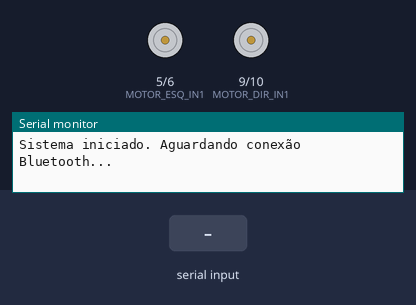
Bench run of a sketch on a simulated Arduino Uno, built with avr-gcc and run on an emulated ATmega328P. Shown: motor-driver pin pairs drawn as motors (green arrow = first pin HIGH = forward, orange = second pin HIGH = backward, longer = more drive), the last lines printed to the serial monitor. Inputs (shaded band) come from the test bench.

Above: at 1.2 s.
1.3 s: "F\n" received over the second serial link
At 2.2 s:
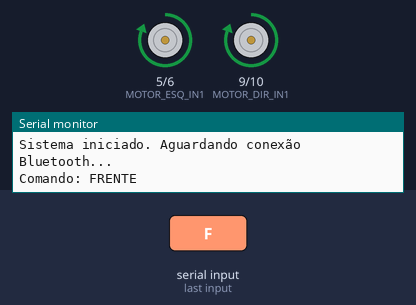
2.8 s: "T\n" received over the second serial link
At 3.3 s:
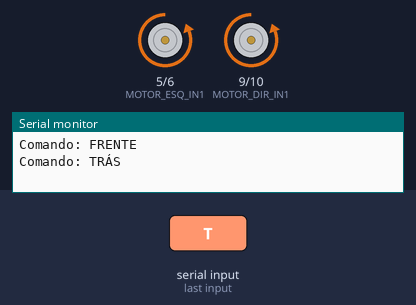
4.3 s: "E\n" received over the second serial link
At 5.5 s:
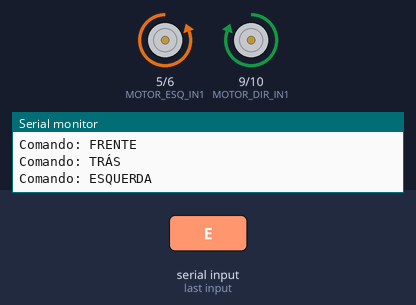
5.8 s: "D\n" received over the second serial link
At 6.8 s:
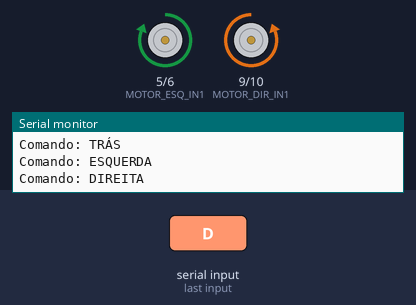
Timing chart, 0 to 8.3 s (numbered marks = the images above; inputs shaded):
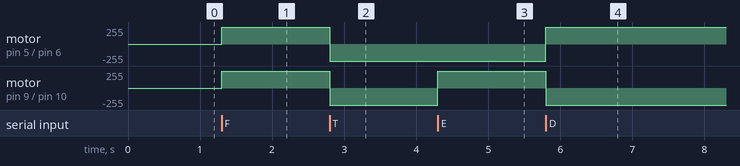

Measured:
- after the input at 1.3 s, motor on pin 5 (MOTOR_ESQ_IN1) / pin 6 (MOTOR_ESQ_IN2), motor on pin 9 (MOTOR_DIR_IN1) / pin 10 (MOTOR_DIR_IN2): stopped → forward 255/255 at once
- after the input at 2.8 s, motor on pin 5 (MOTOR_ESQ_IN1) / pin 6 (MOTOR_ESQ_IN2), motor on pin 9 (MOTOR_DIR_IN1) / pin 10 (MOTOR_DIR_IN2): forward 255/255 → backward 255/255 at once
- after the input at 4.3 s, motor on pin 9 (MOTOR_DIR_IN1) / pin 10 (MOTOR_DIR_IN2): backward 255/255 → forward 255/255 at once
- after the input at 5.8 s, motor on pin 5 (MOTOR_ESQ_IN1) / pin 6 (MOTOR_ESQ_IN2): backward 255/255 → forward 255/255 at once; motor on pin 9 (MOTOR_DIR_IN1) / pin 10 (MOTOR_DIR_IN2): forward 255/255 → backward 255/255 at once

The sketch:

bluetooth_hc05_arduino.ino
```cpp
#include <SoftwareSerial.h>

// Configuração dos pinos de comunicação
// Pino 2 do Arduino = RX (recebe do TX do módulo)
// Pino 3 do Arduino = TX (envia para RX do módulo via divisor)
SoftwareSerial bluetooth(2, 3);

// Pinos de controle do driver de motor (exemplo: L298N)
const int MOTOR_ESQ_IN1 = 5;
const int MOTOR_ESQ_IN2 = 6;
const int MOTOR_DIR_IN1 = 9;
const int MOTOR_DIR_IN2 = 10;

// Função auxiliar: parar todos os motores
void pararMotores() {
  digitalWrite(MOTOR_ESQ_IN1, LOW);
  digitalWrite(MOTOR_ESQ_IN2, LOW);
  digitalWrite(MOTOR_DIR_IN1, LOW);
  digitalWrite(MOTOR_DIR_IN2, LOW);
}

void setup() {
  Serial.begin(9600);       // Monitor Serial (debug via USB)
  bluetooth.begin(9600);    // Comunicação com módulo Bluetooth

  // Configura pinos dos motores
  pinMode(MOTOR_ESQ_IN1, OUTPUT);
  pinMode(MOTOR_ESQ_IN2, OUTPUT);
  pinMode(MOTOR_DIR_IN1, OUTPUT);
  pinMode(MOTOR_DIR_IN2, OUTPUT);

  // Garante estado inicial seguro
  pararMotores();

  Serial.println("Sistema iniciado. Aguardando conexão Bluetooth...");
}

void loop() {
  // Verifica se chegou algum comando do smartphone
  if (bluetooth.available()) {
    char comando = bluetooth.read();

    // Ignora caracteres de controle comuns (newline, carriage return)
    if (comando == '\n' || comando == '\r') {
      return;
    }

    // Failsafe simples: parar antes de processar novo comando
    pararMotores();

    switch (comando) {
      case 'F': // Frente
        Serial.println("Comando: FRENTE");
        digitalWrite(MOTOR_ESQ_IN1, HIGH);
        digitalWrite(MOTOR_ESQ_IN2, LOW);
        digitalWrite(MOTOR_DIR_IN1, HIGH);
        digitalWrite(MOTOR_DIR_IN2, LOW);
        break;

      case 'T': // Trás
        Serial.println("Comando: TRÁS");
        digitalWrite(MOTOR_ESQ_IN1, LOW);
        digitalWrite(MOTOR_ESQ_IN2, HIGH);
        digitalWrite(MOTOR_DIR_IN1, LOW);
        digitalWrite(MOTOR_DIR_IN2, HIGH);
        break;

      case 'E': // Esquerda
        Serial.println("Comando: ESQUERDA");
        digitalWrite(MOTOR_ESQ_IN1, LOW);
        digitalWrite(MOTOR_ESQ_IN2, HIGH);
        digitalWrite(MOTOR_DIR_IN1, HIGH);
        digitalWrite(MOTOR_DIR_IN2, LOW);
        break;

      case 'D': // Direita
        Serial.println("Comando: DIREITA");
        digitalWrite(MOTOR_ESQ_IN1, HIGH);
        digitalWrite(MOTOR_ESQ_IN2, LOW);
        digitalWrite(MOTOR_DIR_IN1, LOW);
        digitalWrite(MOTOR_DIR_IN2, HIGH);
        break;

      case 'P': // Parar
        Serial.println("Comando: PARAR");
        // pararMotores() já foi chamado
        break;

      default:
        Serial.print("Comando desconhecido: ");
        Serial.println(comando);
        // Mantém motores parados por segurança
    }

    // Envia confirmação de volta ao smartphone
    bluetooth.print("OK: ");
    bluetooth.println(comando);
  }
}
```
